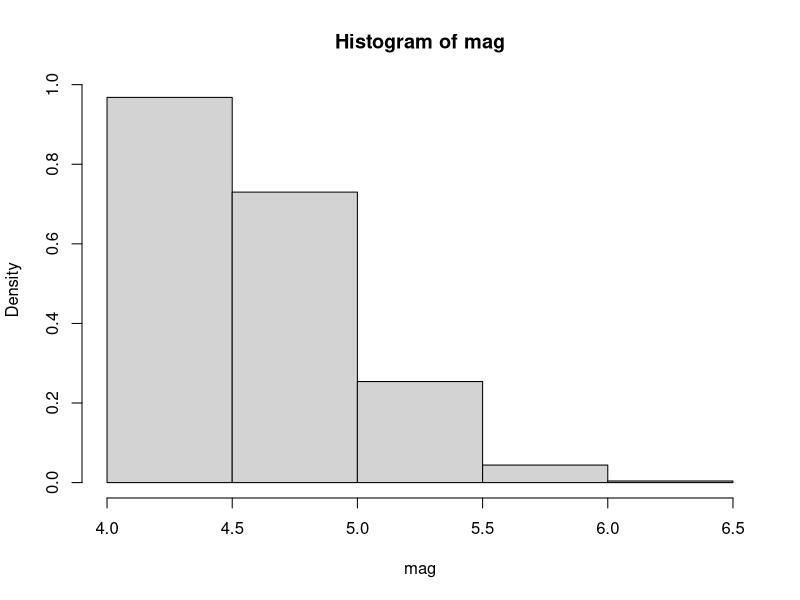
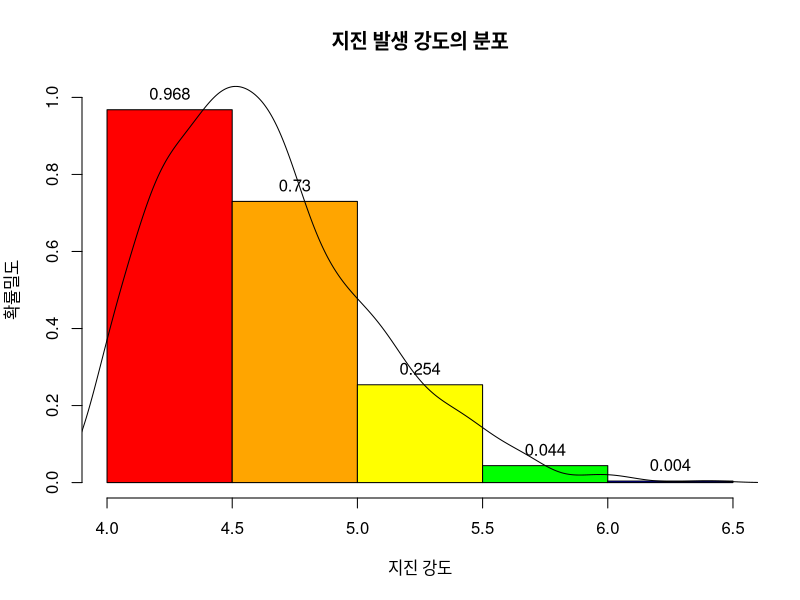

Generate these figures, in order, with R:
#########################################
# 7.4 확률밀도 히스토그램에 라벨달기
#########################################

#===== 라벨달기

head(quakes)
mag <- quakes$mag

colors <- c("red", "orange", "yellow", "green", "blue", "navy", "violet")

hp <- hist(mag, breaks=seq(4, 6.5, by=0.5), freq=FALSE)	 
hp                      # 변수 hp 의 값들을  꼭 확인해 보기 바람.

plot(hp,, freq=FALSE,main="지진 발생 강도의 분포", xlab="지진 강도", ylab="확률밀도",
     col=colors, ylim=c(0,1))

(height <- hp$density)

text(x=hp$mids, y=height, labels=height, pos=3)

lines(density(mag))

#======= 라벨달기 끝